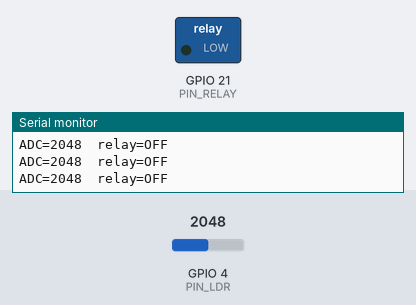
The program below on a simulated ESP32-S3. On the bench: switched loads named in the program (green lamp = pin HIGH), the last lines printed to the serial monitor. The test bench sets the inputs (shaded band); at power-on: GPIO 4 (PIN_LDR) = 2048 (analog values on the 0–4095 scale).

Above: at 1.2 s.
1.3 s: GPIO 4 (PIN_LDR) set to 1933
2.8 s: GPIO 4 (PIN_LDR) set to 1841
At 3.4 s:
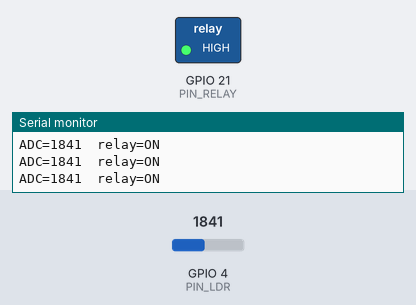
4.3 s: GPIO 4 (PIN_LDR) set to 2326
5.8 s: GPIO 4 (PIN_LDR) set to 2452
At 7.0 s:
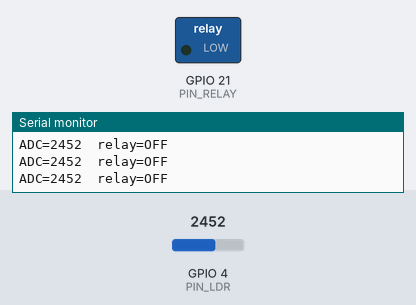
7.3 s: GPIO 4 (PIN_LDR) set to 1860
At 8.3 s:
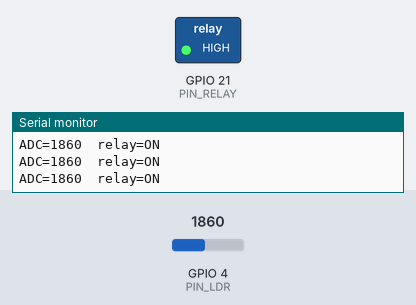
Timing chart, 0 to 9.9 s (numbered marks = the images above; inputs shaded):
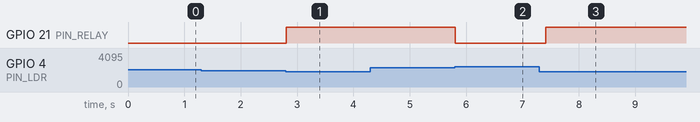

The program:

main.cpp
```cpp
#include <Arduino.h>

const int PIN_LDR   = 4;     // GPIO4 = ADC1_CH3, середина дільника R1 (фоторезистор) + R2 10 кОм
const int PIN_RELAY = 21;    // GPIO21 -> R3 10 кОм -> база VT1 BC547B

const int THRESHOLD_DARK  = 1900;   // ADC нижче -> темно -> вмикаємо. Підбери під свою кімнату (крок 1)
const int THRESHOLD_LIGHT = 2400;   // ADC вище -> світло -> вимикаємо. Має бути БІЛЬШЕ за THRESHOLD_DARK

bool relayOn = false;        // пам'ять: що ми зараз подаємо на реле

void setup() {
  Serial.begin(115200);
  pinMode(PIN_RELAY, OUTPUT);
  digitalWrite(PIN_RELAY, LOW);      // на старті реле вимкнене
  analogReadResolution(12);          // 0...4095
}

void loop() {
  // 1. Зчитати значення АЦП
  int adc = analogRead(PIN_LDR);

  // 2. Порівняти з порогами (гістерезис)
  if (adc < THRESHOLD_DARK) {
    relayOn = true;                  // темно
  } else if (adc > THRESHOLD_LIGHT) {
    relayOn = false;                 // світло
  }
  // між порогами: relayOn залишається, яким був

  // 3. Подати рівень на GPIO Out
  digitalWrite(PIN_RELAY, relayOn ? HIGH : LOW);

  Serial.print("ADC=");
  Serial.print(adc);
  Serial.print("  relay=");
  Serial.println(relayOn ? "ON" : "OFF");
  delay(200);
}
```

Measured:
- the behaviour switches between 1900 and 1899 on GPIO 4 (PIN_LDR) (found by bisection; images 0 and 1)
- the behaviour switches between 2400 and 2401 on GPIO 4 (PIN_LDR) (found by bisection; images 1 and 2)
- after the input at 2.8 s, GPIO 21 (PIN_RELAY): LOW → HIGH at once
- after the input at 5.8 s, GPIO 21 (PIN_RELAY): HIGH → LOW at once
- after the input at 7.3 s, GPIO 21 (PIN_RELAY): LOW → HIGH after 0.11 s
